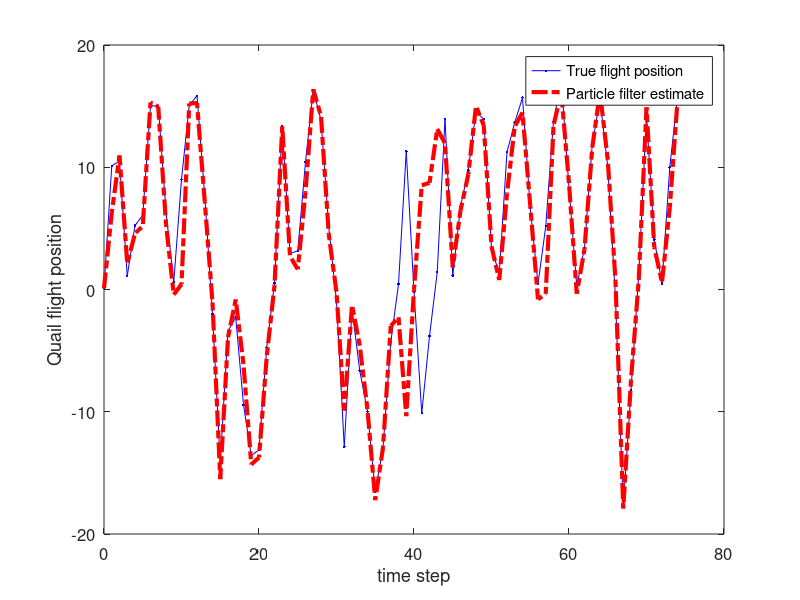

The MATLAB script that drew this image:
%Student Dave's particle filter tutorial

%In this tutorial, The Frequentisian Ninja Clan has just run into the mysterious Quail.
%The Quail was just doing it's typical magical quail stuff throughout the forest like, I
%dunno, freeing catapillars from evil monkey spells.
%The ninja clan, knowing the impossible agility of the Quail, began to
%stretch out and prepare for attack.  During which the Quail mediated and
%generated a highly non-linear flight model with strong illusions (i.e. weird measurements :P) and takes off!
%
%The student ninja's make chase but, only knowing linear algorithms, they
%fail very quickly.  However, the Master Frequentisian Ninja knows the
%particle filter, and after a cognitively and physical exhaustive, epic
%chase, the Master catches the Quail, and takes it back to their secret
%Dojo.

%Here, we learn this master skill, known as the particle filter, as applied
%to a highly nonlinear model. :)!

%Adapted from Dan Simon Optimal state estimation book and Gordon, Salmond,
%and Smith paper.

%% clear everything
clear all
close all
clc


%% initialize the variables
set(0,'DefaultFigureWindowStyle','docked') %dock the figures..just a personal preference you don't need this.
x = 0.1; % initial actual state
x_N = 1; % Noise covariance in the system (i.e. process noise in the state update, here, we'll use a gaussian.)
x_R = 1; % Noise covariance in the measurement (i.e. the Quail creates complex illusions in its trail!)
T = 75; % duration the chase (i.e. number of iterations).
N = 100; % The number of particles the system generates. The larger this is, the better your approximation, but the more computation you need.

%initilize our initial, prior particle distribution as a gaussian around
%the true initial value

V = 2; %define the variance of the initial esimate
x_P = []; % define the vector of particles

% make the randomly generated particles from the initial prior gaussian distribution
for i = 1:N
    x_P(i) = x + sqrt(V) * randn;
end

%{
%show the distribution the particles around this initial value of x.
figure(1)
clf
subplot(121)
plot(1,x_P,'.k','markersize',5)
xlabel('time step')
ylabel('flight position')
subplot(122)
hist(x_P,100)
xlabel('flight position')
ylabel('count')
pause
%}

%the functions used by the Quail are:
% x = 0.5*x + 25*x/(1 + x^2) + 8*cos(1.2*(t-1)) + PROCESS NOISE --> sqrt(x_N)*randn
% z = x^2/20 + MEASUREMENT NOISE -->  sqrt(x_R)*randn;

%generate the observations from the randomly selected particles, based upon
%the given function
z_out = [x^2 / 20 + sqrt(x_R) * randn];  %the actual output vector for measurement values.
x_out = [x];  %the actual output vector for measurement values.
x_est = [x]; % time by time output of the particle filters estimate
x_est_out = [x_est]; % the vector of particle filter estimates.



for t = 1:T
    %from the previou time step, update the flight position, and observed
    %position (i.e. update the Quails position with the non linear function
    %and update from this position what the chasing ninja's see confounded
    %by the Quails illusions.
    x = 0.5*x + 25*x/(1 + x^2) + 8*cos(1.2*(t-1)) +  sqrt(x_N)*randn;
    z = x^2/20 + sqrt(x_R)*randn;
    %Here, we do the particle filter
    for i = 1:N
        %given the prior set of particle (i.e. randomly generated locations
        %the quail might be), run each of these particles through the state
        %update model to make a new set of transitioned particles.
        x_P_update(i) = 0.5*x_P(i) + 25*x_P(i)/(1 + x_P(i)^2) + 8*cos(1.2*(t-1)) + sqrt(x_N)*randn;
        %with these new updated particle locations, update the observations
        %for each of these particles.
        z_update(i) = x_P_update(i)^2/20;
        %Generate the weights for each of these particles.
        %The weights are based upon the probability of the given
        %observation for a particle, GIVEN the actual observation.
        %That is, if we observe a location z, and we know our observation error is
        %guassian with variance x_R, then the probability of seeing a given
        %z centered at that actual measurement is (from the equation of a
        %gaussian)
        P_w(i) = (1/sqrt(2*pi*x_R)) * exp(-(z - z_update(i))^2/(2*x_R));
    end
    
    % Normalize to form a probability distribution (i.e. sum to 1).
    P_w = P_w./sum(P_w);
    
   
    figure(1)
    clf
    subplot(121)
    plot(P_w,z_update,'.k','markersize',5)
    hold on
    plot(0,z,'.r','markersize',50)
    xlabel('weight magnitude')
    ylabel('observed values (z update)')    
    subplot(122)
    plot(P_w,x_P_update,'.k','markersize',5)
    hold on
    plot(0,x,'.r','markersize',50)
    xlabel('weight magnitude')
    ylabel('updated particle positions (x P update)')
    pause
    
    %{
    %plot the before and after
    figure(1)
    clf
    subplot(131)
    plot(0,x_P_update,'.k','markersize',5)
    title('raw estimates')
    xlabel('fixed time point')
    ylabel('estimated particles for flight position')
    subplot(132)
    plot(P_w,x_P_update,'.k','markersize',5)
    hold on
    plot(0,x,'.r','markersize',40)
    xlabel('weight magnitude')
    title('weighted estimates')
    %}
    %% Resampling: From this new distribution, now we randomly sample from it to generate our new estimate particles
    
    %what this code specifically does is randomly, uniformally, sample from
    %the cummulative distribution of the probability distribution
    %generated by the weighted vector P_w.  If you sample randomly over
    %this distribution, you will select values based upon there statistical
    %probability, and thus, on average, pick values with the higher weights
    %(i.e. high probability of being correct given the observation z).
    %store this new value to the new estimate which will go back into the
    %next iteration
    for i = 1 : N
        x_P(i) = x_P_update(find(rand <= cumsum(P_w),1));
    end
    
    %The final estimate is some metric of these final resampling, such as
    %the mean value or variance
    x_est = mean(x_P);
    
    %{
    %the after
    subplot(133)
    plot(0,x_P_update,'.k','markersize',5)
    hold on
    plot(0,x_P,'.r','markersize',5)
    plot(0,x_est,'.g','markersize',40)
    xlabel('fixed time point')
    title('weight based resampling')
    pause
    %}
    % Save data in arrays for later plotting
    x_out = [x_out x];
    z_out = [z_out z];
    x_est_out = [x_est_out x_est];
    
end

t = 0:T;
figure(1);
clf
plot(t, x_out, '.-b', t, x_est_out, '-.r','linewidth',3);
set(gca,'FontSize',12); set(gcf,'Color','White');
xlabel('time step'); ylabel('Quail flight position');
legend('True flight position', 'Particle filter estimate');
